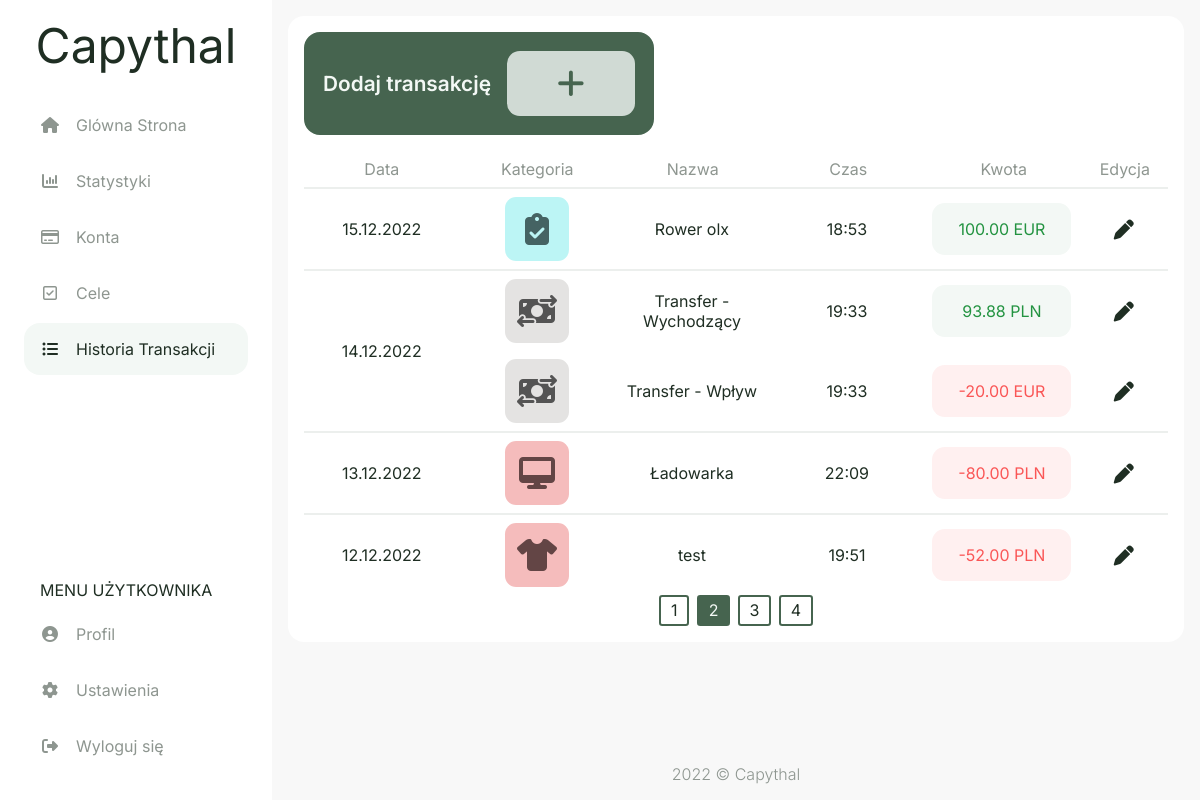
The app's page /history?page=2 (signed in) with its own data.
### capythal/models.py (models this page shows, shortened)
class transaction(db.Model):
    id = db.Column(db.Integer, primary_key=True)
    account_id = db.Column(db.Integer, db.ForeignKey('account.id'), nullable=False)
    category_id = db.Column(db.Integer, db.ForeignKey('category.id'), nullable=False)
    tr_type_id = db.Column(db.Integer, db.ForeignKey('tr_type.id'), nullable=False)
    name = db.Column(db.String(50), nullable=False)
    amount = db.Column(db.Numeric(12,2), nullable=False)
    date = db.Column(db.Date, nullable=False , default=datetime.today)
    time = db.Column(db.Time, nullable=False , default=datetime.now().time())

class style(db.Model):
    id = db.Column(db.Integer, primary_key=True)
    name = db.Column(db.String(20), nullable=False)
    name_pl = db.Column(db.String(20), nullable=False)
    category = db.relationship("category", backref="style", lazy=True)
    account = db.relationship("account", backref="style", lazy=True)
    goal = db.relationship("goal", backref="style", lazy=True)

class category(db.Model):
    id = db.Column(db.Integer, primary_key=True)
    style_id = db.Column(db.Integer, db.ForeignKey('style.id'), nullable=False)
    tr_type_id = db.Column(db.Integer, db.ForeignKey('tr_type.id'), nullable=False)
    name = db.Column(db.String(20), nullable=False)
    icon = db.Column(db.String(20), nullable=False)
    transaction = db.relationship("transaction", backref="category", lazy=True)

class currency(db.Model):
    id = db.Column(db.Integer, primary_key=True)
    name = db.Column(db.String(20), nullable=False)
    account = db.relationship("account", backref="currency", lazy=True)
    settings = db.relationship("settings", backref="currency", lazy=True)

### capythal/routes.py (the view, shortened to what this page needs)
@app.route('/history', methods=['GET', 'POST'])
@login_required
def history():
    form_inc_add = addIncTrForm()
    form_exp_add = addExpTrForm()
    form_trf_add = addTrfTrForm()
    form_edit = editTrForm()
    page = request.args.get('page',1,type=int)
    transactions = db.session.query(transaction,tr_type,account,currency,category,style).join(tr_type, transaction.tr_type_id==tr_type.id).join(account, transaction.account_id==account.id).join(currency, currency.id==account.currency_id).join(category, transaction.category_id==category.id).join(style, category.style_id==style.id).filter(account.user_id == current_user.id).order_by(desc(transaction.date)).paginate(page=page, per_page=5)
    tr_dates = []
    for tr_date in transactions.items:
        if not tr_date.transaction.date in tr_dates:
            tr_dates.append(tr_date.transaction.date)
    inc_cat_list = db.session.query(category).filter(category.tr_type_id == 2)
    form_inc_add.inc_category.choices = [(i.id, i.name) for i in inc_cat_list]
    exp_cat_list = db.session.query(category).filter(category.tr_type_id == 1)
    form_exp_add.exp_category.choices = [(i.id, i.name) for i in exp_cat_list]
    user_accs = db.session.query(account,acc_type,currency).join(acc_type).join(style).join(currency).filter(account.user_id == current_user.id)
    accs_list = [(i.account.id, f"{i.account.fin_inst} - {i.acc_type.name} {i.currency.name}") for i in user_accs]
    form_inc_add.account.choices = accs_list
    form_exp_add.account.choices = accs_list
    form_trf_add.account_f.choices = accs_list
    form_trf_add.account_to.choices = accs_list
    return render_template("history.html", transactions = transactions, tr_dates = tr_dates, accs_list = accs_list, inc_cat_list = inc_cat_list, exp_cat_list = exp_cat_list, form_inc_add = form_inc_add, form_exp_add = form_exp_add, form_trf_add = form_trf_add, form_edit = form_edit)

### capythal/models.py (called while the page is built)
@login_manager.user_loader
def load_user(user_id):
    return user.query.get(int(user_id))

### capythal/templates/history.html (shortened to what this page needs)
{% extends "layout.html" %}
{% set active_page = "history" %}
{% block head %}
  {{ super() }}
  <link rel="stylesheet" href="{{ url_for('static', filename='css/history.css') }}">
  <link rel="stylesheet" href="{{ url_for('static', filename='css/modals/f-modal.css') }}">
  <link rel="stylesheet" href="{{ url_for('static', filename='css/modals/tr-modal.css') }}">
  <link rel="stylesheet" href="{{ url_for('static', filename='css/modals/etr-modal.css') }}">
{% endblock %}
{% block content %}
<div class="history-flexbox bg-white">
  <div class="buttons">
    <a href="#modal-add" class="add-tr-btn fs-3">
      <span class="fw-semibold">Dodaj transakcję</span>
      <span class="tr-plus fa fa-fw fa-xl fa-plus bg-success-secondary"></span>
    </a>
  </div>
  <div class="table-container" role="table" aria-label="Destinations">
    <div class="flex-table header" role="rowgroup">
      <div class="flex-row first-header" role="columnheader">Data</div>
      <div class="flex-row" role="columnheader">Kategoria</div>
      <div class="flex-row" role="columnheader">Nazwa</div>
      <div class="flex-row" role="columnheader">Czas</div>
      <div class="flex-row" role="columnheader">Kwota</div>
      <div class="flex-row-edit" role="columnheader">Edycja</div>
    </div>
    {% for tr_date in tr_dates %}
    <div class="flex-table row" role="rowgroup">
      <div class="flex-row rowspan first">{{ tr_date.strftime("%d.%m.%Y") }}</div>
      <div class="column">
        {% for transaction,tr_type,account,currency,category,style in transactions.items %}
          {% if transaction.date == tr_date %}
          <div class="flex-row">
            <div class="flex-cell" role="cell">
              <div class="category-square style-{{ style.name }} my-auto">
                <span class="fa fa-lg fa-{{ category.icon }}"></span>
              </div>
            </div>
            <div class="flex-cell" role="cell">{{ transaction.name }}</div>
            <div class="flex-cell cell-time" role="cell">{{ transaction.time.strftime("%-H:%M") }}</div>
            <div class="flex-cell cell-amount" role="cell">
              <div class="amount {% if tr_type.name == 'Wydatek' %}{{ 'bg-danger fc-danger' }}{% else %}{{ 'bg-success fc-success' }}{% endif %}">
                {% if tr_type.name == 'Wydatek' %}{{ "-" }}{% endif %}{{ transaction.amount }} {{ currency.name }}
              </div>
            </div>
            <div class="flex-cell-edit" role="cell">
              <a href="#modal-edit{{ transaction.id }}" class="fa fa-lg fa-pen"></a>
            </div>
          </div>
          {% endif %}
        {% endfor %}
      </div>
    </div>
    {% endfor %}
    <div class="pagination">
    {% for page_num in transactions.iter_pages(left_edge=1, right_edge=1, left_current=1, right_current=2) %}
      {% if page_num %}
        {% if transactions.page == page_num %}
          <a href="{{ url_for('history', page=page_num) }}" class="page-btn-active">{{ page_num }}</a>
        {% else %}
          <a href="{{ url_for('history', page=page_num) }}" class="page-btn">{{ page_num }}</a>
        {% endif %}
      {% else %}
        ...
      {% endif %}
    {% endfor %}
    </div>
  </div>
</div>
{% endblock %}

### capythal/static/css/style.css (style rules this page uses)
html, body { padding: 0; margin: 0; }
html { height: 100%; font-family: 'Inter', sans-serif; width: 100%; }
body { background-color: #F8F8F8; color: #1F2E23; min-height: 100vh; display: flex; flex-direction: column; }
* { box-sizing: border-box; }
a { color: #1F2E23; cursor: pointer; text-decoration: none; }
.bg-white { background-color: #FFFFFF; }
.bg-success { background-color: #F3F8F5; }
.bg-danger { background-color: #FFF0F0; }
.bg-success-secondary { background-color: #D0DAD4; }
.style-red { color: hsl(0, 18%, 33%); background-color: hsl(0, 75%, 85%); }
.style-cyan { color: hsl(180, 18%, 33%); background-color: hsl(180, 75%, 85%); }
.style-grey { color: hsl(0, 0%, 33%); background-color: hsl(40, 5%, 89%) }
.fc-success { color: #239341; }
.fc-danger { color: #FA5656; }
.fw-semibold { font-weight: 600 !important; }
.my-auto { margin: auto 0; }
.tr-plus { color: #46644F; margin: auto; }
.category-square { font-size: 1rem; height: 3rem; border-radius: 0.7rem; display: flex; aspect-ratio: 1/1; }
.category-square > * { margin: auto; }
.fs-3 { font-size: 1rem; }
@media (min-width: 500px) { .category-square { font-size: 1.6rem; height: 4rem; } }
@media (min-width: 500px) { .fs-3 { font-size: 1.5rem; } }
@media (min-width: 800px) { .fs-3 { font-size: 1.3rem; } }

### capythal/static/css/history.css (style rules this page uses)
.history-flexbox { border-radius: 1rem; margin: 1rem; padding: 1rem; gap: 1rem; }
.buttons { display: flex; justify-content: space-between; }
.filter-btn, .add-tr-btn { transition: 0.2s; border-radius: 1rem; border: 0.2rem solid #46644F; padding: 1rem; display: flex; margin-bottom: 1rem; cursor: pointer; }
.add-tr-btn { justify-content: space-between; align-items: center; background-color: #46644F; color: #F3F8F5; }
.tr-plus { justify-content: center; min-width: 8rem; display: flex; padding: 2rem; border-radius: 0.8rem; color: #46644F; margin: auto 0 auto 1rem; }
.category-square { margin: 0 auto; }
.amount { padding: 1rem; border-radius: 0.8rem; word-wrap: anywhere; }
.table-container { display: block; margin: 0 auto; }
.flex-table { display: flex; flex-flow: row wrap; align-items: center; }
.flex-table.header { border-radius: 1rem; color: #8E9690; }
.flex-row, .flex-row-edit { text-align: center; padding: 0.5em 0.5em; }
.rowspan { display: flex; flex-flow: row wrap; align-items: flex-start; justify-content: center; }
.column { display: flex; flex-flow: column wrap; flex: 1 1; padding: 0; }
.column .flex-row, .column .flex-row-edit { display: flex; flex-flow: row wrap; width: 100%; padding: 0; border: 0; }
.flex-cell { margin: auto 0; text-align: center; padding: 0.5em 0.5em; }
.pagination { display: flex; justify-content: center; gap: 0.5rem; }
.page-btn, .page-btn-active { transition: 0.2s; padding: 0.2rem 0.6rem; border-radius: 0.2rem; border: #46644F 2px solid; }
.page-btn:hover, .page-btn-active { transition: 0.2s; background-color: #46644F; color: #F3F8F5; }
.flex-cell-edit { margin: auto 0; width: 12.5%; text-align: center; padding: 0.5em 0.5em; }
@media (min-width: 800px) { .flex-row { width: calc(90% / 4); } }
@media (min-width: 800px) { .flex-cell { margin: auto 0; width: calc(87.5% / 4); } }
@media (min-width: 1100px) { .flex-table.row { border-top: 2px solid rgb(70,100,79,0.1); } }
@media (min-width: 1100px) { .flex-row { width: calc(90% / 5); } }
@media (min-width: 1100px) { .flex-row-edit { width: 10%; } }

### records on screen
transaction: strftime "15.12.2022", name "EUR"
transaction: strftime "14.12.2022", name "PLN"
transaction: value "-", name "EUR"
transaction: strftime "13.12.2022", value "-", name "PLN"
transaction: strftime "12.12.2022", value "-", name "PLN"

### other values on screen
{{ page_num }} "1" "3" "4"
{{ page_num }} "2"
